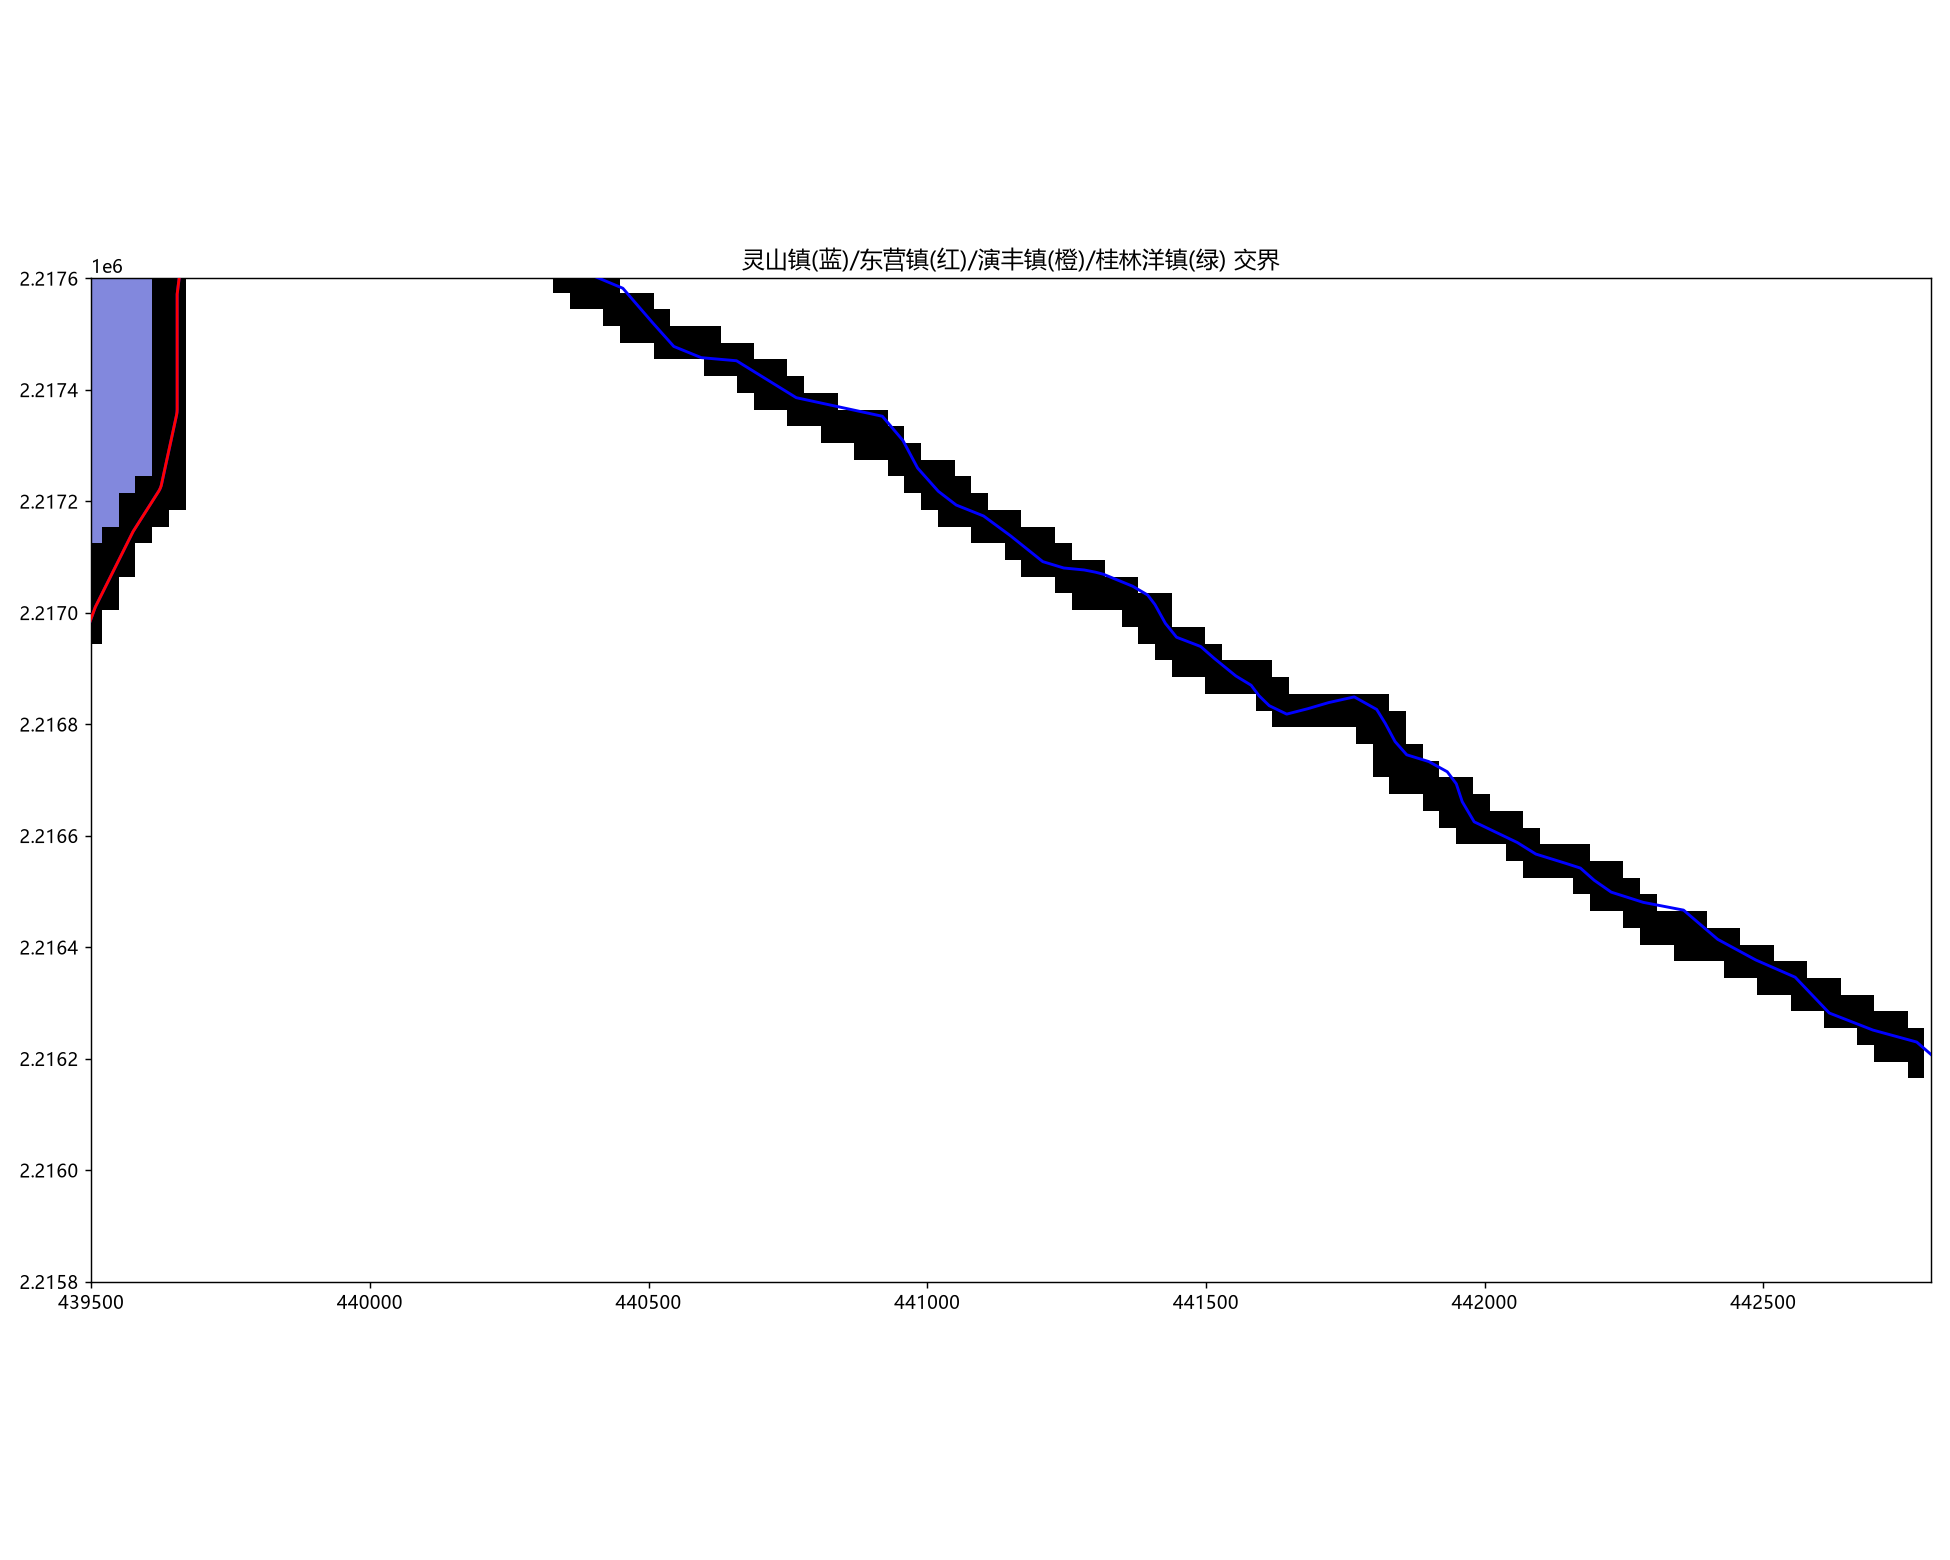

Write Python code to recreate this figure.
# -*- coding: utf-8 -*-
"""放大核对：灵山镇 / 东营镇 / 演丰镇 交界处的残留。"""
import os
import numpy as np
import geopandas as gpd
from PIL import Image
from shapely.ops import unary_union
import matplotlib
matplotlib.use("Agg")
import matplotlib.pyplot as plt

plt.rcParams["font.sans-serif"] = ["Microsoft YaHei"]
plt.rcParams["axes.unicode_minus"] = False

BASE = r"D:\Windows\Documents\海南省村界\海南省村界"
TOWN = os.path.join(BASE, "town")
EMPTY = os.path.join(TOWN, "Empty_map")
HT = os.path.join(TOWN, "Hainan2002", "Hainan_town.shp")
OUT = os.path.join(TOWN, "Haikou2002Color", "zoom_dongying.png")
TARGET_CRS = "EPSG:32649"
Wr, Hr, OX, OY = 2036, 2097, 0, 310

g = gpd.read_file(HT, encoding="utf-8").to_crs(TARGET_CRS)
g["CODE"] = g["CODE"].astype(str)
hk = g[g["CODE"].str.startswith("4601") | (g["CITY"].astype(str) == "海口市")].copy().reset_index(drop=True)
minx, miny, maxx, maxy = unary_union([x.buffer(0) for x in hk.geometry]).bounds
sx = (maxx - minx) / Wr
sy = (maxy - miny) / Hr

img = np.array(Image.open(os.path.join(EMPTY, "Haikou_2002.png")).convert("RGB")).astype(np.int32)
crop = img[OY:OY + Hr, OX:OX + Wr]
dark = crop.sum(2) < 3 * 128
aimg = np.array(Image.open(os.path.join(EMPTY, "Haikou_2002_a.png")).convert("RGB")).astype(np.int32)
cropa = aimg[OY:OY + Hr, OX:OX + Wr]

x0, y0, x1, y1 = 439500, 2215800, 442800, 2217600
c0 = int((x0 - minx) / sx); c1 = int((x1 - minx) / sx)
r0 = int((maxy - y1) / sy); r1 = int((maxy - y0) / sy)
c0, r0 = max(0, c0), max(0, r0); c1, r1 = min(Wr, c1), min(Hr, r1)
ext = (minx + c0 * sx, minx + c1 * sx, maxy - r1 * sy, maxy - r0 * sy)

fig, ax = plt.subplots(figsize=(15, 12), dpi=130)
base = crop[r0:r1, c0:c1].astype(np.uint8).copy()
col = cropa[r0:r1, c0:c1]
mask = np.abs(col.astype(int) - np.array([63, 72, 204])).max(2) <= 20   # 东营镇蓝
base[mask] = (base[mask] * 0.35 + np.array([63, 72, 204]) * 0.65).astype(np.uint8)
mask2 = np.abs(col.astype(int) - np.array([34, 177, 76])).max(2) <= 20  # 演海绿
base[mask2] = (base[mask2] * 0.35 + np.array([34, 177, 76]) * 0.65).astype(np.uint8)
mask3 = np.abs(col.astype(int) - np.array([181, 230, 29])).max(2) <= 20  # 桂林洋
base[mask3] = (base[mask3] * 0.35 + np.array([181, 230, 29]) * 0.65).astype(np.uint8)
ax.imshow(base, extent=ext, origin="upper", zorder=0)

colors = {"东营镇": "red", "灵山镇": "blue", "演丰镇": "orange",
          "桂林洋镇": "green", "三江镇": "purple", "大致坡镇": "brown"}
for i in hk.index:
    nm = hk.TOWN[i]
    if nm not in colors:
        continue
    for p in (hk.geometry[i].geoms if hk.geometry[i].geom_type == "MultiPolygon" else [hk.geometry[i]]):
        xs, ys = p.exterior.xy
        ax.plot(xs, ys, color=colors[nm], lw=1.6, zorder=3)
    c = hk.geometry[i].representative_point()
    if x0 < c.x < x1 and y0 < c.y < y1:
        ax.annotate(nm, (c.x, c.y), fontsize=11, color=colors[nm], zorder=5,
                    bbox=dict(fc="white", ec="none", alpha=0.7))
ax.set_xlim(x0, x1); ax.set_ylim(y0, y1); ax.set_aspect("equal")
ax.set_title("灵山镇(蓝)/东营镇(红)/演丰镇(橙)/桂林洋镇(绿) 交界", fontsize=13)
plt.tight_layout(); plt.savefig(OUT); plt.close()
print("已输出", OUT)
